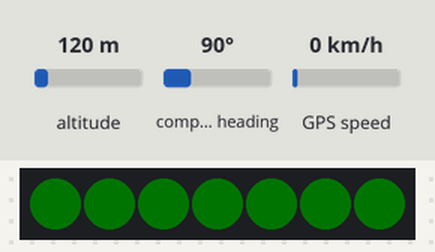
Recording of a sketch running on a simulated Arduino Uno, built with avr-gcc and run on an emulated ATmega328P. Shown: 7 RGB LEDs in strip order, left to right. Wiring (inferred from the names in the program): QMC5883L compass at I2C address 0x0D. The test bench sets the inputs (shaded band); at power-on: compass heading 90°, altitude 120 m, GPS speed 0 km/h. Dim RGB values are drawn brighter than linear; the GPS gets a fix after 3 s at 37.7749, -122.4194 with 8 satellites; what the sketch prints to the serial monitor is not drawn.

Above: at 5.7 s.
5.8 s: compass heading set to 7°
At 25.6 s:
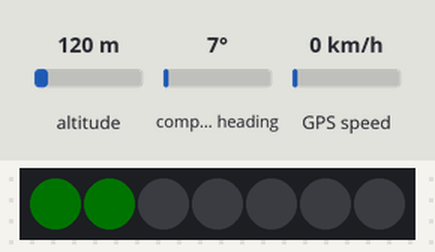
25.9 s: compass heading set to 90°
At 26.7 s:
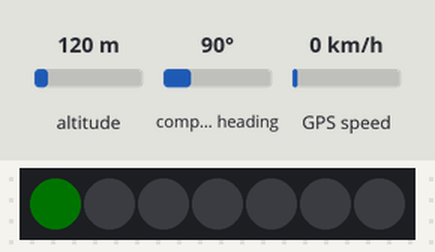
27.5 s: compass heading set to 180°
At 28.7 s:
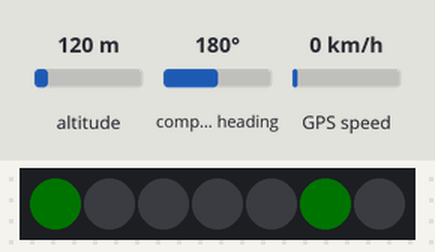
Timing chart, 0 to 30.5 s (numbered marks = the images above; inputs shaded):
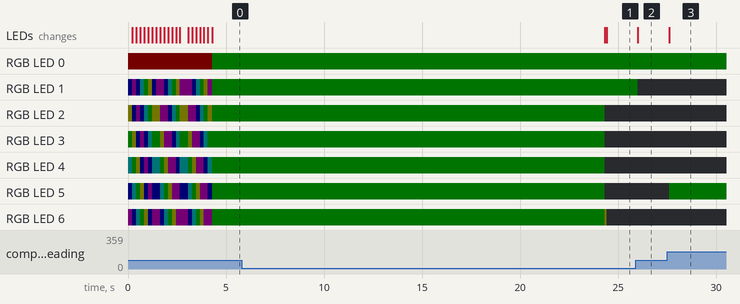

Measured:
- after the input at 25.9 s, RGB LED 1: RGB(0, 1, 0) → off after 0.11 s; the LEDs: change after 0.11 s (image 2)
- after the input at 27.5 s, RGB LED 5: off → RGB(0, 1, 0) after 0.10 s; the LEDs: change after 0.10 s (image 3)

The sketch:

GPS_Locator.ino
```cpp
#include "GPS_Locator.h"

void rainbowCircle()
{
  uint8_t coeff = 0xff * 6 / (NB_LEDS - 1);
  static uint8_t u;
  static uint8_t tmp;
  for (u = 0; u < ((NB_LEDS - 1) / 6); u++) {
      //0 - nb/6:            R: 255; G: 0 - 255; B: 0
      leds[u] = CRGB(255, u * coeff, 0);
  }
  tmp = 0;
  for (; u < ((NB_LEDS - 1) / 3); u++) {
      //nb/6 - 2nb/6:     R: 255 - 0; G: 255; B: 0
      leds[u] = CRGB(255 - tmp * coeff, 255, 0);
      tmp++;
  }
  tmp = 0;
  for (; u < ((NB_LEDS - 1) / 2); u++) {
      //2nb/6 - 3nb/6:    R: 0; G: 255; B: 0 - 255
      leds[u] = CRGB(0, 255, tmp * coeff);
      tmp++;
  }
  tmp = 0;
  for (; u < (2 * (NB_LEDS - 1) / 3); u++) {
      //3nb/6 - 4nb/6:    R: 0; G: 255 - 0; B: 255
      leds[u] = CRGB(0, 255 - tmp * coeff, 255);
      tmp++;
  }
  tmp = 0;
  for (; u < (5 * (NB_LEDS - 1) / 6); u++) {
      //4nb/6 - 5nb/6:    R: 0 - 255; G: 0; B: 255
      leds[u] = CRGB(tmp * coeff, 0, 255);
      tmp++;
  }
  tmp = 0;
  for (; u < (NB_LEDS - 1); u++) {
      //5nb/6 - nb:       R: 255; G: 0; B: 255 - 0
      leds[u] = CRGB(255, 0, 255 - tmp * coeff);
      tmp++;
  }

  for (uint8_t u = 0; u < NB_LEDS; u++) { //The number of iterations actually doesn't have to be NB_LEDS
    static CRGB tmp;
    static CRGB *p;
    static uint8_t index;
    tmp = leds[NB_LEDS - 1];
    for (index = NB_LEDS - 1; index > 1; index--) {
        p = leds + index - 1;
        leds[index] = *p;
    }
    leds[1] = tmp;
    FastLED.show();
    delay(200);
  }
}

bool satelitesAcquired()
{
  static uint32_t sats = 42;
  while (gpsSerial.available() > 0)
  {
    //delay(1);
    char read = gpsSerial.read();
    gps.encode(read);
    //Serial.print(read);
    //Serial.println("'");
  //Serial.println(gps.location.lat(), 6); // Latitude in degrees (double)
  //Serial.println(gps.location.lng(), 6); // Longitude in degrees (double)
  //Serial.print(gps.location.rawLat().negative ? "-" : "+");
  //Serial.println(gps.location.rawLat().deg); // Raw latitude in whole degrees
  //Serial.println(gps.location.rawLat().billionths);// ... and billionths (u16/u32)
  //Serial.print(gps.location.rawLng().negative ? "-" : "+");
  //Serial.println(gps.location.rawLng().deg); // Raw longitude in whole degrees
  //Serial.println(gps.location.rawLng().billionths);// ... and billionths (u16/u32)
  //Serial.println(gps.date.value()); // Raw date in DDMMYY format (u32)
  //Serial.println(gps.date.year()); // Year (2000+) (u16)
  //Serial.println(gps.date.month()); // Month (1-12) (u8)
  //Serial.println(gps.date.day()); // Day (1-31) (u8)
  //Serial.println(gps.time.value()); // Raw time in HHMMSSCC format (u32)
  //Serial.println(gps.time.hour()); // Hour (0-23) (u8)
  //Serial.println(gps.time.minute()); // Minute (0-59) (u8)
  //Serial.println(gps.time.second()); // Second (0-59) (u8)
  //Serial.println(gps.time.centisecond()); // 100ths of a second (0-99) (u8)
  //Serial.println(gps.speed.value()); // Raw speed in 100ths of a knot (i32)
  //Serial.println(gps.speed.knots()); // Speed in knots (double)
  //Serial.println(gps.speed.mph()); // Speed in miles per hour (double)
  //Serial.println(gps.speed.mps()); // Speed in meters per second (double)
  //Serial.println(gps.speed.kmph()); // Speed in kilometers per hour (double)
  //Serial.println(gps.course.value()); // Raw course in 100ths of a degree (i32)
  //Serial.println(gps.course.deg()); // Course in degrees (double)
  //Serial.println(gps.altitude.value()); // Raw altitude in centimeters (i32)
  //Serial.println(gps.altitude.meters()); // Altitude in meters (double)
  //Serial.println(gps.altitude.miles()); // Altitude in miles (double)
  //Serial.println(gps.altitude.kilometers()); // Altitude in kilometers (double)
  //Serial.println(gps.altitude.feet()); // Altitude in feet (double)
  //Serial.println(gps.satellites.value()); // Number of satellites in use (u32)
  //Serial.println(gps.hdop.value()); // Horizontal Dim. of Precision (100ths-i32)
  }
  uint32_t newSats = gps.satellites.value();
  if (sats != newSats)
  {
    sats = newSats;
    Serial.println("");
    Serial.print("Sats: ");
    Serial.println(sats);
  }
  Serial.print(".");
  return gps.location.isUpdated();
}

void showHeading(uint16_t heading)
{
  /*static uint8_t r[NB_LEDS] = 0;
  static uint8_t g[NB_LEDS] = 0;
  static uint8_t b[NB_LEDS] = 0;*/
  heading += ANGLE_CORRECTION;
  heading %= 360;
  //Serial.print("Heading: ");
  //Serial.println(heading);
  uint16_t quadrant = 360 / (NB_LEDS - 1);
  uint16_t min;
  uint16_t max;
  for (uint8_t u = 0; u < NB_LEDS - 1; u++) {
    min = u * quadrant;
    max = min + quadrant;
    leds[u + 1] = CRGB(0, 255 * (min < heading && heading <= max), 0);
    //Serial.print("u:"); Serial.print(u); Serial.print("; min:"); Serial.print(min); Serial.print("; max:"); Serial.println(max);
  }
  /*for (uint8_t u = 0; u < NB_LEDS; u++) {
    leds[u] = CRGB(r[u], g[u], b[u]);
  }*/
  FastLED.show();
}

void setup()
{
  Serial.begin(115200);
  Serial.println("========== RESET ==========");

  FastLED.addLeds<NEOPIXEL, 2>(leds, NB_LEDS); FastLED.setBrightness(BRIGHTNESS);
  for (uint8_t u = 0; u < NB_LEDS; u++)
    leds[u] = red_led;
  Wire.begin();
  Wire.beginTransmission(addr); //start talking
  Wire.write(0x0B); // Tell the HMC5883 to Continuously Measure
  Wire.write(0x01); // Set the Register
  Wire.endTransmission();
  Wire.beginTransmission(addr); //start talking
  Wire.write(0x09); // Tell the HMC5883 to Continuously Measure
  Wire.write(0x1D); // Set the Register
  Wire.endTransmission();

  //Initialize GPS
  gpsSerial.begin(9600); // connect gps sensor

  Serial.print("========== Waiting for the GPS to acquire a position... ==========");
  //Wait for the GPS to acquire satelites
  while (!satelitesAcquired())
    rainbowCircle();
  Serial.println("========== Acquired a position! ==========");
  for (uint8_t u = 0; u < NB_LEDS; u++)
    leds[u] = green_led;
  FastLED.show();
  delay(20000);
}

void loop()
{
  //Get data from GPS

  //Get data from magnetometer
  /*HMC6352.Wake();
  int north = HMC6352.GetHeading();
  HMC6352.Sleep();
  Serial.println(north);*/
  int x = 0;
  int y = 0;
  int z = 0; //triple axis data

  //Tell the HMC what register to begin writing data into

  Wire.beginTransmission(addr);
  Wire.write(0x00); //start with register 3.
  Wire.endTransmission();

  //Read the data.. 2 bytes for each axis.. 6 total bytes
  Wire.requestFrom(addr, 6);
  if (6 <= Wire.available()) {
    x = Wire.read(); //MSB  x
    x |= Wire.read() << 8; //LSB  x
    z = Wire.read(); //MSB  z
    z |= Wire.read() << 8; //LSB z
    y = Wire.read(); //MSB y
    y |= Wire.read() << 8; //LSB y
  }

  // Show Values
  /*Serial.print("X Value: ");
  Serial.println(x);
  Serial.print("Y Value: ");
  Serial.println(y);
  Serial.print("Z Value: ");
  Serial.println(z);
  Serial.println();*/

  float north = atan2(x, y) / 0.0174532925;
  if(north < 0)
    north+=360;
  north = 360 - north; // N=0/360, E=90, S=180, W=270

  //Display north
  showHeading(north);
  static double distanceToLoc = 0;
  static uint16_t dist = 0;
  static double courseToLoc = 0;
  if (gps.location.isValid())
  {
    distanceToLoc = TinyGPSPlus::distanceBetween(gps.location.lat(), gps.location.lng(), Loc_Lat[CurrDest], Loc_Lon[CurrDest]);
    courseToLoc = TinyGPSPlus::courseTo(gps.location.lat(), gps.location.lng(), Loc_Lat[CurrDest], Loc_Lon[CurrDest]);
    dist = log10(distanceToLoc);
    Serial.print("distanceToLoc: "); Serial.println(distanceToLoc);
    Serial.print("dist: "); Serial.println(dist);

    Serial.print("courseToLoc: "); Serial.println(courseToLoc);
    Serial.print("north: "); Serial.println(north);
    //dircourse = north - courseToLoc;
  }
  else
    Serial.println("Got an invalid position from the GPS module.");

  static uint16_t loopCnt = 0;
  leds[NB_LEDS - 1] = off_led;
  if (!loopCnt)
  {
    loopCnt = dist;
    leds[NB_LEDS - 1] = red_led;
    if (dist <= DIST_MEDIUM)
      leds[NB_LEDS - 1] = orange_led;
    if (dist <= DIST_CLOSE)
      leds[NB_LEDS - 1] = green_led;
  }
  /*for (uint8_t u = 0; u < NB_LEDS; u++)
  {
    leds[u] = 0xFF0000;
    FastLED.show();
    delay(100);
  }
  delay(200);
  for (uint8_t u = 0; u < NB_LEDS; u++)
  {
    leds[u] = 0x00FF00;
    FastLED.show();
    delay(100);
  }*/
  FastLED.show();
  delay(100);
}

/*
void setup()
{
  cli();
  pinMode(0, INPUT_PULLUP); //Push button to GND
  //pinMode(1, OUTPUT); //On-board LED
  FastLED.addLeds<NEOPIXEL, 1, 2>(leds, NB_LEDS);
  FastLED.setBrightness(brightness);
  GIMSK |= (1 << PCIE);
  PCMSK |= (1 << PCINT0); //INT for button 0
  sei();
}

void loop()
{
    if (change_base)
        changeBase();
    if (change_pattern)
        changePattern();
    patterns[pattern]();
    FastLED.show();
    delay(30);
}

#include "bases.h"
#include "patterns.h"

void save_base()
{
    memcpy(current_base, leds, NB_LEDS * sizeof(*leds));
}

void changeBase()
{
    change_base = false;
    bases[(++base) % NB_BASES]();
    save_base();
}

void changePattern()
{
    change_pattern = false;
    pattern = (++pattern) % NB_PATTERNS;
}

ISR(PCINT0_vect)
{
    delayMicroseconds(10000); //For debouncing purposes //10ms
  if (!digitalRead(0)) //Button is pressed
  {
    delayMicroseconds(10000); //For debouncing purposes //10ms
    delayMicroseconds(10000); //For debouncing purposes
    delayMicroseconds(10000); //For debouncing purposes
    delayMicroseconds(10000); //For debouncing purposes
    delayMicroseconds(10000); //For debouncing purposes
    delayMicroseconds(10000); //For debouncing purposes
    delayMicroseconds(10000); //For debouncing purposes
    delayMicroseconds(10000); //For debouncing purposes
    delayMicroseconds(10000); //For debouncing purposes
    delayMicroseconds(10000); //For debouncing purposes //100ms
    delayMicroseconds(10000); //For debouncing purposes
    delayMicroseconds(10000); //For debouncing purposes
    delayMicroseconds(10000); //For debouncing purposes
    delayMicroseconds(10000); //For debouncing purposes
    delayMicroseconds(10000); //For debouncing purposes
    delayMicroseconds(10000); //For debouncing purposes
    delayMicroseconds(10000); //For debouncing purposes
    delayMicroseconds(10000); //For debouncing purposes
    delayMicroseconds(10000); //For debouncing purposes
    delayMicroseconds(10000); //For debouncing purposes //200ms
    if (!digitalRead(0)) //Intentionnal long press: alternate function
        change_base = true;
    else //Short press function
        change_pattern = true;
  }
  else
  {
    delayMicroseconds(10000); //For debouncing purposes
    delayMicroseconds(10000); //For debouncing purposes
    delayMicroseconds(10000); //For debouncing purposes
    delayMicroseconds(10000); //For debouncing purposes
    delayMicroseconds(10000); //For debouncing purposes
    delayMicroseconds(10000); //For debouncing purposes
    delayMicroseconds(10000); //For debouncing purposes
    delayMicroseconds(10000); //For debouncing purposes
    delayMicroseconds(10000); //For debouncing purposes
    delayMicroseconds(10000); //For debouncing purposes //100ms
  }
}*/
```

GPS_Locator.h
```cpp
#pragma once

#define DIST_CLOSE 3
#define DIST_MEDIUM 10
#define DIST_FAR 100

//Location to find
static const double Loc_Lat[] = {0.267732, 0.269746, 0.270536, 0.266319};
static const double Loc_Lon[] = {0.947902, 0.968261, 0.947758,  0.942634};
uint8_t CurrDest = 0;

//GPS
#include <SoftwareSerial.h>
#include <TinyGPS++.h>
TinyGPSPlus gps;
SoftwareSerial gpsSerial(3,4);//rx,tx

//Magnetometer
#include <Wire.h> //I2C Arduino Library
#define addr 0x0D //I2C Address for The HMC5883

//LEDs
#include <FastLED.h>

#define NB_LEDS 7
#define ANGLE_CORRECTION 160 //in degrees, to compensate for
#define BRIGHTNESS 1 //Between 0 and 255
CRGB leds[NB_LEDS];
CRGB current_base[NB_LEDS];
CRGB off_led = CRGB(0, 0, 0);
CRGB red_led = CRGB(0, 0, 255);
CRGB green_led = CRGB(0, 255, 0);
CRGB blue_led = CRGB(255, 0, 0);
CRGB orange_led = CRGB(255, 165, 0);
```
